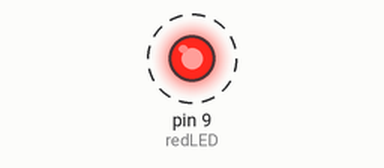
This sketch was run on a simulated Arduino Uno, built with avr-gcc and run on an emulated ATmega328P. Shown: output pins drawn as LEDs (lit = HIGH). Dashed ring = blinking.

Above: at 0.5 s.
Timing chart, 0 to 4.6 s (numbered marks = the images above):
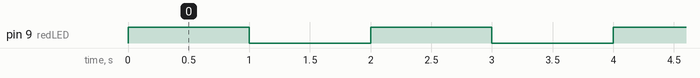

Measured:
- by itself, pin 9 (redLED): alternates HIGH for 1.0 s and LOW for 1.0 s

The sketch:

Arduino_Les_1_2_Blink_op_External.ino
```cpp
//Eerst onze globale variabelen aangeven:

int redLED=9;       //het woord ledRED staat nu dus gelijk aan 9
int onTime=1000;    //hier geven we aan hoe lang de LED aan is
int offTime=1000;   //hier geven we aan hoe lang de LED uit is

void setup(){

  //pinMode aangeven:

  pinMode(redLED, OUTPUT);  //LET OP, we zeggen dus niet 9, maar
                            //de variabele die we boven hebben aan
                            //gegeven
}
void loop(){
 //hier schrijven de de code om de LED aan en uit te zetten

  digitalWrite(redLED,HIGH);  //LED aan zetten
  delay(onTime);              //wachten zo lang als aangegeven
  digitalWrite(redLED,LOW);   //LED uit zetten
  delay(offTime);             //wachten zo lang als aangegeven

}
```
